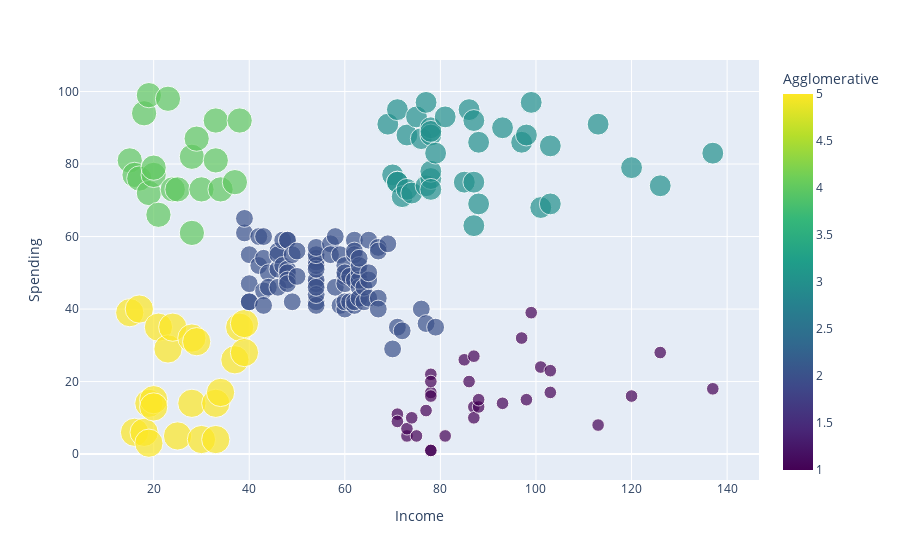

Write notebook code for a chart like this one.
### Code cell
plt.figure(figsize = (7, 7))
px.scatter(df, 'Income', 'Spending', 'Agglomerative',
color_continuous_scale = 'viridis', size = 'Agglomerative')

### Figure 1 — Plotly figure (JSON) as saved in the notebook; plotly's stock layout.template omitted (floating-point values rounded to 4 significant figures; data arrays with more than 128 entries replaced by an {"elided": "..."} marker saying what was removed)
{"data": [{"hovertemplate": "Income=%{x}<br>Spending=%{y}<br>Agglomerative=%{marker.color}<extra></extra>", "legendgroup": "", "marker": {"color": {"elided": "200 int values"}, "coloraxis": "coloraxis", "size": {"elided": "200 int values"}, "sizemode": "area", "sizeref": 0.0125, "symbol": "circle"}, "mode": "markers", "name": "", "orientation": "v", "showlegend": false, "type": "scatter", "x": {"elided": "200 int values"}, "xaxis": "x", "y": {"elided": "200 int values"}, "yaxis": "y"}], "layout": {"coloraxis": {"colorbar": {"title": {"text": "Agglomerative"}}, "colorscale": [[0, "#440154"], [0.1111, "#482878"], [0.2222, "#3e4989"], [0.3333, "#31688e"], [0.4444, "#26828e"], [0.5556, "#1f9e89"], [0.6667, "#35b779"], [0.7778, "#6ece58"], [0.8889, "#b5de2b"], [1, "#fde725"]]}, "legend": {"itemsizing": "constant", "tracegroupgap": 0}, "margin": {"t": 60}, "xaxis": {"anchor": "y", "domain": [0, 1], "title": {"text": "Income"}}, "yaxis": {"anchor": "x", "domain": [0, 1], "title": {"text": "Spending"}}}}
